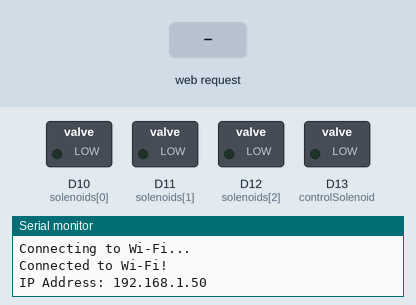
Simulated run of this sketch. Board: Arduino Uno R4 WiFi. Parts: switched loads named in the sketch (green lamp = pin HIGH), the last lines printed to the serial monitor. The inputs (shaded band) are chosen by the test bench. WiFi joins after 1.5 s; servers stay silent unless stated.

Above: at 2.7 s.
2.8 s: HTTP request GET /S1 received
At 3.4 s:
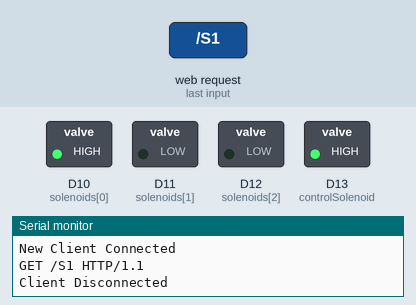
4.3 s: HTTP request GET /S2 received
At 5.5 s:
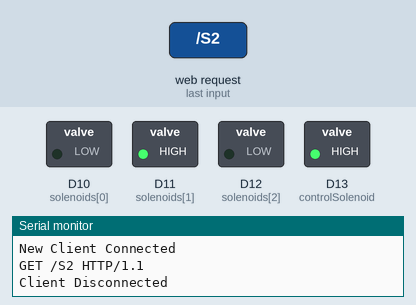
5.8 s: HTTP request GET /S3 received
At 6.9 s:
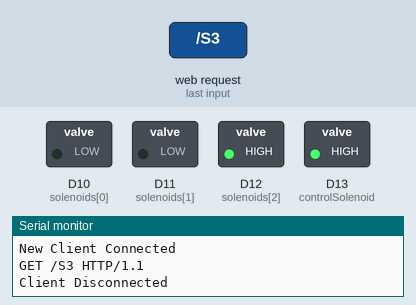
Timing chart, 0 to 8.8 s (numbered marks = the images above; inputs shaded):
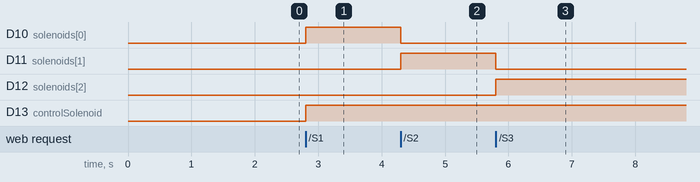

Measured:
- after the input at 2.8 s, D10 (solenoids[0]), D13 (controlSolenoid): LOW → HIGH at once
- after the input at 4.3 s, D10 (solenoids[0]): HIGH → LOW at once; D11 (solenoids[1]): LOW → HIGH at once
- after the input at 5.8 s, D11 (solenoids[1]): HIGH → LOW at once; D12 (solenoids[2]): LOW → HIGH at once

The sketch:

wifi_server.ino
```cpp
#include "WiFiS3.h"

/////// Wi-Fi Credentials //////
char ssid[] = "raad_wifi";
char pass[] = "raad2046";

/////// Pin Assignments //////
const int solenoids[] = {10, 11, 12};  // Solenoid pins
const int controlSolenoid = 13;        // Control solenoid for volume
const int pressureSensor = A0;         // Analog pressure sensor

WiFiServer server(80);

void setup() {
    Serial.begin(115200);

    // Set Solenoid Pins as Output
    for (int i = 0; i < 3; i++) {
        pinMode(solenoids[i], OUTPUT);
        digitalWrite(solenoids[i], LOW);
    }
    pinMode(controlSolenoid, OUTPUT);
    digitalWrite(controlSolenoid, LOW);

    // Connect to Wi-Fi
    Serial.print("Connecting to Wi-Fi...");
    WiFi.begin(ssid, pass);
    while (WiFi.status() != WL_CONNECTED) {
        Serial.print(".");
        delay(1000);
    }

    Serial.println("\nConnected to Wi-Fi!");
    Serial.print("IP Address: ");
    Serial.println(WiFi.localIP());

    server.begin();  // Start the web server
}

void loop() {
    WiFiClient client = server.available();
    if (client) {
        Serial.println("New Client Connected");
        String request = "";

        while (client.connected()) {
            if (client.available()) {
                char c = client.read();
                request += c;
                Serial.write(c);

                if (c == '\n') {
                    if (request.indexOf("GET /S1") != -1) {
                        activateSolenoid(0);
                    } else if (request.indexOf("GET /S2") != -1) {
                        activateSolenoid(1);
                    } else if (request.indexOf("GET /S3") != -1) {
                        activateSolenoid(2);
                    } else if (request.indexOf("GET /OFF") != -1) {
                        deactivateSolenoids();
                    } else if (request.indexOf("GET /PRESSURE") != -1) {
                        float pressureValue = readPressure();
                        client.print("HTTP/1.1 200 OK\r\nContent-Type: text/plain\r\n\r\n");
                        client.print(pressureValue);
                        break;
                    }

                    // Send HTML Response for Browser Control
                    client.println("HTTP/1.1 200 OK");
                    client.println("Content-Type: text/html");
                    client.println();
                    client.println("<html><body>");
                    client.println("<h2>Solenoid Control</h2>");
                    client.println("<a href='/S1'>Activate Solenoid 1</a><br>");
                    client.println("<a href='/S2'>Activate Solenoid 2</a><br>");
                    client.println("<a href='/S3'>Activate Solenoid 3</a><br>");
                    client.println("<a href='/OFF'>Deactivate All</a><br>");
                    client.println("<a href='/PRESSURE'>Read Pressure</a>");
                    client.println("</body></html>");
                    break;
                }
            }
        }
        delay(10);
        client.stop();
        Serial.println("Client Disconnected");
    }
}

// Activate a Specific Solenoid
void activateSolenoid(int index) {
    for (int i = 0; i < 3; i++) {
        digitalWrite(solenoids[i], LOW);
    }
    digitalWrite(solenoids[index], HIGH);
    digitalWrite(controlSolenoid, HIGH);
}

// Deactivate All Solenoids
void deactivateSolenoids() {
    for (int i = 0; i < 3; i++) {
        digitalWrite(solenoids[i], LOW);
    }
    digitalWrite(controlSolenoid, LOW);
}

// Read Pressure Sensor
float readPressure() {
    int rawValue = analogRead(pressureSensor);
    float voltage = rawValue * (5.0 / 1023.0); // Convert ADC to voltage
    return voltage;
}
```
